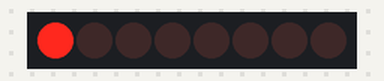
This sketch was run on a simulated Arduino Mega 2560, built with avr-gcc and run on an emulated ATmega2560. Parts: 8 shift-register outputs drawn as a row of LEDs (first output left, lit = HIGH). Wiring (inferred from the names in the program): shift register (74HC595): data pin 11; shift clock pin 12; latch pin 13. Wiring (inferred from the signals the program sends): row of LEDs: on Q0, Q1, Q2, Q3, Q4, Q5, Q6, Q7. What the sketch prints to the serial monitor is not drawn.

Above: at 0.07 s.
At 0.37 s:
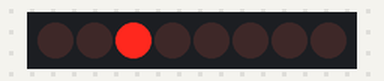
At 0.67 s:
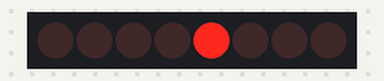
At 1.35 s:
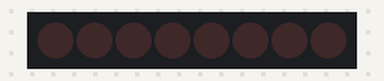
At 2.32 s:
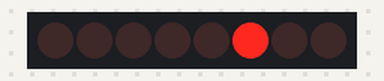
At 3.22 s:
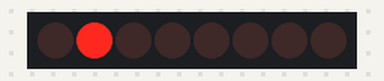
Timing chart, 0 to 3.5 s (numbered marks = the images above):
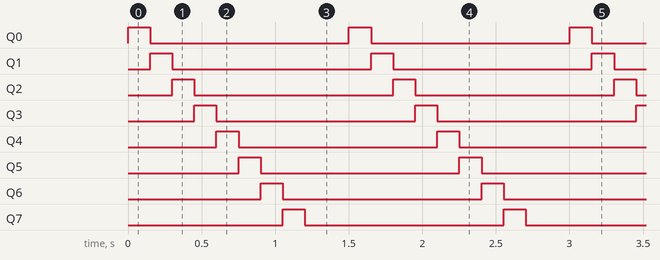

The sketch:

sr_led_walk.ino
```cpp
// sr_led_walk.ino
// Week 2 step 1: walk a single bit across the 8 outputs of one 74HC595.
// Wire 8 LEDs (with ~330 ohm series resistors) from Q0..Q7 to GND.
//
// Wiring (74HC595 -> Arduino Mega):
//   DS    (pin 14) -> D11   (data)
//   SH_CP (pin 11) -> D12   (shift clock)
//   ST_CP (pin 12) -> D13   (latch / storage clock)
//   OE    (pin 13) -> GND   (always enable outputs)
//   MR    (pin 10) -> +5V   (don't reset)
//   VCC   (pin 16) -> +5V
//   GND   (pin  8) -> GND
//   Q0..Q7 (pins 15, 1..7) -> LEDs -> GND
//
// Decoupling: 0.1 uF cap across VCC/GND of the 595, close to the chip.

const uint8_t PIN_DATA  = 11;  // DS
const uint8_t PIN_CLOCK = 12;  // SH_CP
const uint8_t PIN_LATCH = 13;  // ST_CP

void writeByte(uint8_t b) {
  digitalWrite(PIN_LATCH, LOW);
  shiftOut(PIN_DATA, PIN_CLOCK, MSBFIRST, b);
  digitalWrite(PIN_LATCH, HIGH);
}

void setup() {
  pinMode(PIN_DATA, OUTPUT);
  pinMode(PIN_CLOCK, OUTPUT);
  pinMode(PIN_LATCH, OUTPUT);
  writeByte(0x00);
  Serial.begin(115200);
  Serial.println(F("sr_led_walk ready"));
}

void loop() {
  for (uint8_t i = 0; i < 8; i++) {
    writeByte(1 << i);
    delay(150);
  }
  writeByte(0x00);
  delay(300);
}
```

Measured:
- by itself, Q0–7: alternates HIGH for 0.15 s and LOW for 1.4 s
- by itself, everything shown: repeats every 1.5 s, in 9 steps
